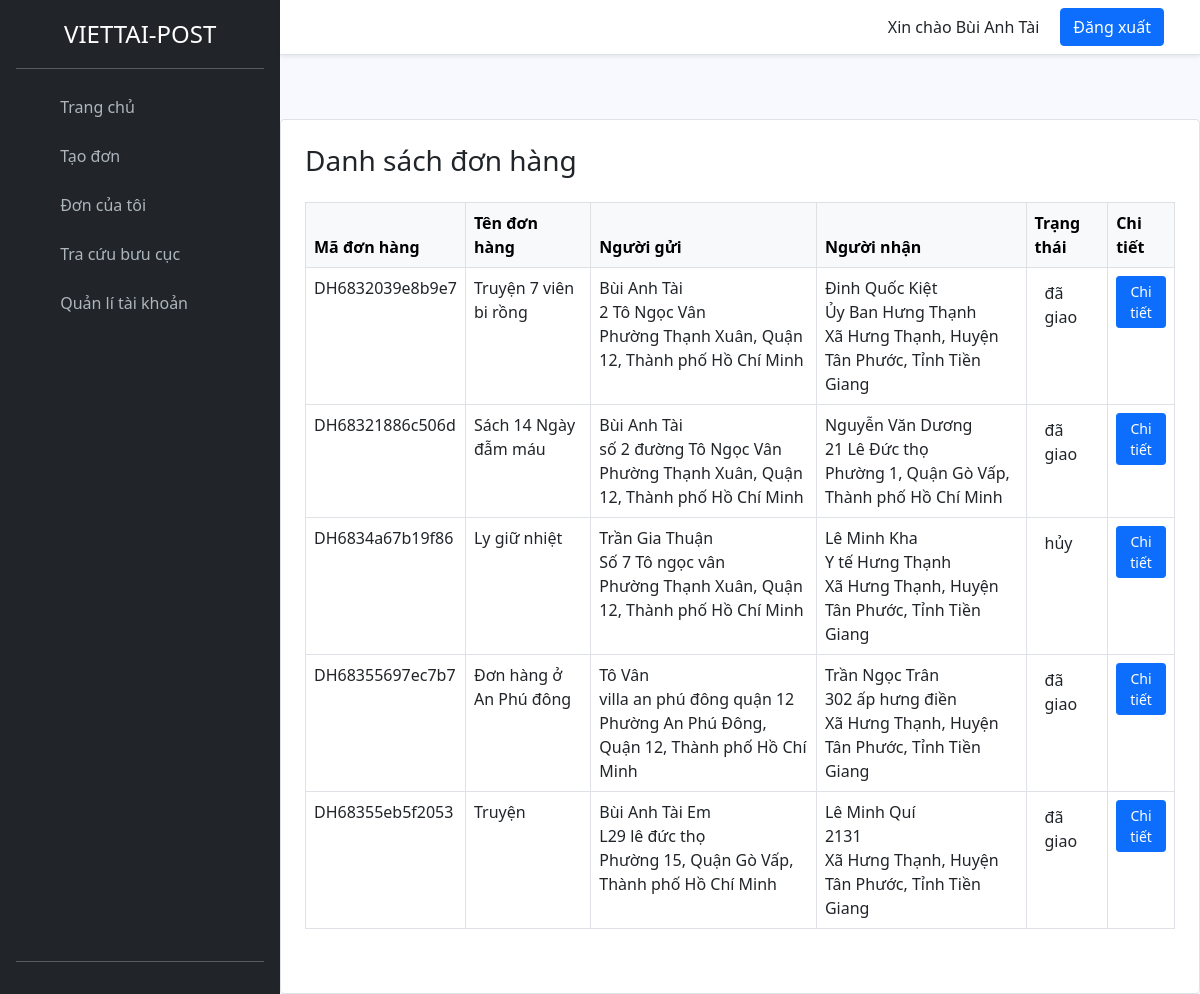
/don-hang.php (signed in), run on an earlier commit of the app's database.
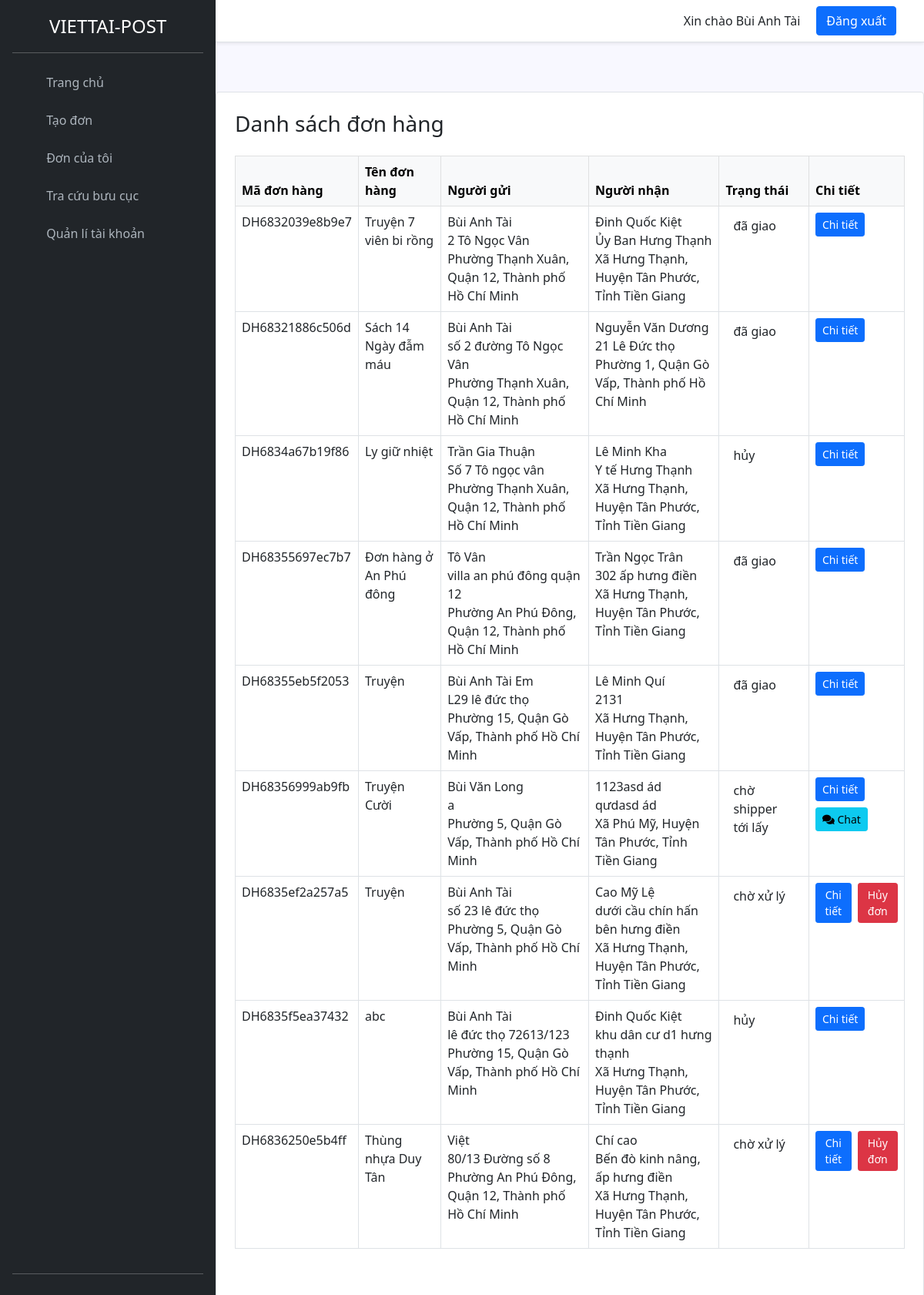
And on a later commit of the database.
### tables this page shows
CREATE TABLE `don_hang` (
  `ma_don_hang` varchar(50) NOT NULL,
  `ten_don_hang` varchar(50) NOT NULL,
  `so_luong` int(10) NOT NULL,
  `trong_luong` int(10) NOT NULL,
  `ten_nguoi_gui` varchar(100) DEFAULT NULL,
  `sdt_nguoi_gui` varchar(100) DEFAULT NULL,
  `ma_khach_hang` int(11) NOT NULL,
  `ten_nguoi_nhan` varchar(100) NOT NULL,
  `sdt_nguoi_nhan` varchar(20) DEFAULT NULL,
  `dia_chi_nguoi_gui` text NOT NULL,
  `dia_chi_nguoi_gui_mac_dinh` text NOT NULL,
  `lat_nguoi_gui` text DEFAULT NULL,
  `lng_nguoi_gui` text DEFAULT NULL,
  `dia_chi_nguoi_nhan` text DEFAULT NULL,
  `dia_chi_nguoi_nhan_mac_dinh` text NOT NULL,
  `lat_nguoi_nhan` text NOT NULL,
  `lng_nguoi_nhan` text DEFAULT NULL,
  `thu_ho` int(20) DEFAULT NULL,
  `trang_thai` enum('chờ xử lý','chờ shipper tới lấy','đã lấy hàng','đang giao','đã giao','hủy') DEFAULT 'chờ xử lý',
  `phi_van_chuyen` int(10) DEFAULT 0,
  `nguoi_tra_phi` varchar(100) DEFAULT NULL,
  `ngay_tao` datetime DEFAULT current_timestamp(),
  `thoi_gian_hen_lay` varchar(50) NOT NULL,
  `ngay_giao_du_kien` text NOT NULL,
  `ghi_chu` text DEFAULT NULL
);

### controller/cls-khachhang.php (called while the page is built, shortened)
<?php
class clsKhachhang extends ConnectDB
{
    public function layDonHangKhachHang($ma_khach_hang)
    {
        $conn = $this->connect();
        $sql = "SELECT * FROM don_hang WHERE ma_khach_hang = ?";
        $stmt = $conn->prepare($sql);
        $stmt->execute([$ma_khach_hang]);
        return $stmt->fetchAll(PDO::FETCH_ASSOC);
    }
}
?>

### don-hang.php (the view, shortened to what this page needs)
<!DOCTYPE html>
<html lang="vi">
<head>
    <link rel="stylesheet" href="asset/css/bootstrap.min.css">
    <link rel="stylesheet" href="asset/css/style.css">
    <link rel="stylesheet" href="https://cdnjs.cloudflare.com/ajax/libs/font-awesome/5.15.4/css/all.min.css">
</head>
<?php
require_once 'controller/cls-khachhang.php';
$kh = new clsKhachhang();
$ma_khach_hang = $_SESSION['id'];
$don_hangs = $kh->layDonHangKhachHang($ma_khach_hang);
?>
<body class="d-flex">
    <?php
    require_once 'view/sidebar.php';
    ?>
    <div class="main-content">
        <?php
        require_once 'view/header.php';
        ?>
        <div class="container px-4 pb-5 card border rounded-4 mt-5">
            <h3 class="mt-4">Danh sách đơn hàng</h3>
            <table class="table table-bordered table-hover mt-3">
                <thead class="table-light">
                    <tr>
                        <th>Mã đơn hàng</th>
                        <th>Tên đơn hàng</th>
                        <th>Người gửi</th>
                        <th>Người nhận</th>
                        <th>Trạng thái</th>
                        <th>Chi tiết</th>
                    </tr>
                </thead>
                <tbody>
                    <?php foreach ($don_hangs as $don): ?>
                    <tr>
                        <td><?= $don['ma_don_hang'] ?></td>
                        <td><?= $don['ten_don_hang'] ?></td>
                        <td><?= $don['ten_nguoi_gui'] ?><br><?= $don['dia_chi_nguoi_gui'] ?><br><?= $don['dia_chi_nguoi_gui_mac_dinh'] ?>
                        </td>
                        <td><?= $don['ten_nguoi_nhan'] ?><br><?= $don['dia_chi_nguoi_nhan'] ?><br><?= $don['dia_chi_nguoi_nhan_mac_dinh'] ?>
                        </td>
                        <td>
                            <span class="status-badge <?= $statusClass ?>"><?= $don['trang_thai'] ?></span>
                        </td>
                        <td>
                            <div class="d-flex gap-2">
                                <button type="button" class="btn btn-primary btn-sm" data-bs-toggle="modal"
                                    data-bs-target="#modal<?= $don['ma_don_hang'] ?>">Chi tiết</button>
                                <?php if (strtolower($don['trang_thai']) == 'chờ xử lý'): ?>
                                <button type="button" class="btn btn-danger btn-sm" data-bs-toggle="modal"
                                    data-bs-target="#cancelModal<?= $don['ma_don_hang'] ?>">Hủy đơn</button>
                                <?php endif; ?>
                            </div>
                            <div class="d-flex gap-2 mt-2">
                                <?php if ($don['trang_thai'] === 'chờ shipper tới lấy'): ?>
                                <button type="button" class="btn btn-info btn-sm" data-bs-toggle="modal"
                                    data-bs-target="#chatModal<?= $don['ma_don_hang'] ?>"><i
                                        class="fas fa-comments"></i> Chat</button>
                                <?php endif; ?>
                            </div>
                        </td>
                    </tr>
                    <?php endforeach; ?>
                </tbody>
            </table>
        </div>
    </div>
</body>
</html>

### view/sidebar.php (shortened to what this page needs)
<link rel="stylesheet" href="https://cdn.jsdelivr.net/npm/bootstrap-icons@1.10.5/font/bootstrap-icons.css">
<div class="d-flex flex-column flex-shrink-0 p-3 text-white bg-dark sidebar-custom" style="width: 280px; min-height: 100vh;">
  <a href="/" class="d-flex align-items-center mb-3 mb-md-0 me-md-auto text-white text-decoration-none">
    <svg class="bi me-2" width="40" height="32">
      <use xlink:href="#bootstrap"></use>
    </svg>
    <span class="fs-4 fw-semibold">VIETTAI-POST</span>
  </a>
  <hr>
  <ul class="nav nav-pills flex-column mb-auto">
    <li class="nav-item">
      <a href="trang-chu.php" class="nav-link">
        <svg class="bi" width="20" height="20"><use xlink:href="#home"></use></svg>
        Trang chủ
      </a>
    </li>
    <li>
      <a href="tao-don.php" class="nav-link">
        <svg class="bi" width="20" height="20"><use xlink:href="#file-plus"></use></svg>
        Tạo đơn
      </a>
    </li>
    <li>
      <a href="don-hang.php" class="nav-link">
        <svg class="bi" width="20" height="20"><use xlink:href="#box-seam"></use></svg>
        Đơn của tôi
      </a>
    </li>
    <li>
      <a href="buu-cuc.php" class="nav-link">
        <svg class="bi" width="20" height="20"><use xlink:href="#geo-alt"></use></svg>
        Tra cứu bưu cục
      </a>
    </li>
    <li>
      <a href="quan-li-tai-khoan.php" class="nav-link">
        <svg class="bi" width="20" height="20"><use xlink:href="#person-circle"></use></svg>
        Quản lí tài khoản
      </a>
    </li>
  </ul>
  <hr>
</div>

### view/header.php
<div class="px-3 py-2 border-bottom mb-3 shadow-sm bg-white">
    <div class="container d-flex flex-wrap justify-content-end">
        <div class="text-end d-flex">
            <button type="button" class="btn text-dark me-2">Xin chào <?php echo $_SESSION['ho_ten'] ?></button>
            <a href="logout.php" class="btn btn-primary me-2">Đăng xuất</a>
        </div>
    </div>
</div>

### asset/css/style.css (style rules this page uses)
.main-content { width: calc(100% - 280px); min-height: 100vh; display: flex; flex-direction: column; }
body { background-color: ghostwhite; }

### don-hang.php (style rules this page uses)
.status-badge { padding: 5px 10px; border-radius: 15px; font-weight: 500; display: inline-block; }

### view/sidebar.php (style rules this page uses)
.sidebar-custom .nav-link { color: #adb5bd; transition: background-color 0.2s, color 0.2s; border-radius: 8px; margin-bottom: 5px; padding: 10px 12px; }
.sidebar-custom .nav-link svg { margin-right: 8px; vertical-align: middle; fill: currentColor; }

What changed in the data, as far as the page shows it:
added don_hang: ma_don_hang "DH68356999ab9fb", ten_don_hang "Truyện Cười", ten_nguoi_gui "Bùi Văn Long", dia_chi_nguoi_gui "a", dia_chi_nguoi_gui_mac_dinh "Phường 5, Quận Gò Vấp, Thành phố Hồ Chí Minh", ten_nguoi_nhan "1123asd ád", dia_chi_nguoi_nhan "qưdasd ád", dia_chi_nguoi_nhan_mac_dinh "Xã Phú Mỹ, Huyện Tân Phước, Tỉnh Tiền Giang", trang_thai "chờ shipper tới lấy"
added don_hang: ma_don_hang "DH6835ef2a257a5", ten_don_hang "Truyện", ten_nguoi_gui "Bùi Anh Tài", dia_chi_nguoi_gui "số 23 lê đức thọ", dia_chi_nguoi_gui_mac_dinh "Phường 5, Quận Gò Vấp, Thành phố Hồ Chí Minh", ten_nguoi_nhan "Cao Mỹ Lệ", dia_chi_nguoi_nhan "dưới cầu chín hấn bên hưng điền", dia_chi_nguoi_nhan_mac_dinh "Xã Hưng Thạnh, Huyện Tân Phước, Tỉnh Tiền Giang", trang_thai "chờ xử lý"
added don_hang: ma_don_hang "DH6835f5ea37432", ten_don_hang "abc", ten_nguoi_gui "Bùi Anh Tài", dia_chi_nguoi_gui "lê đức thọ 72613/123", dia_chi_nguoi_gui_mac_dinh "Phường 15, Quận Gò Vấp, Thành phố Hồ Chí Minh", ten_nguoi_nhan "Đinh Quốc Kiệt", dia_chi_nguoi_nhan "khu dân cư d1 hưng thạnh", dia_chi_nguoi_nhan_mac_dinh "Xã Hưng Thạnh, Huyện Tân Phước, Tỉnh Tiền Giang", trang_thai "hủy"
added don_hang: ma_don_hang "DH6836250e5b4ff", ten_don_hang "Thùng nhựa Duy Tân", ten_nguoi_gui "Việt", dia_chi_nguoi_gui "80/13 Đường số 8", dia_chi_nguoi_gui_mac_dinh "Phường An Phú Đông, Quận 12, Thành phố Hồ Chí Minh", ten_nguoi_nhan "Chí cao", dia_chi_nguoi_nhan "Bến đò kinh nâng, ấp hưng điền", dia_chi_nguoi_nhan_mac_dinh "Xã Hưng Thạnh, Huyện Tân Phước, Tỉnh Tiền Giang", trang_thai "chờ xử lý"
